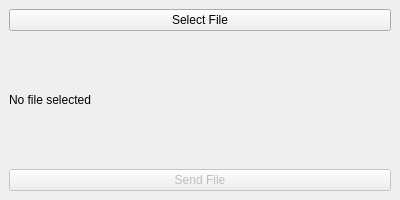
<?xml version="1.0" encoding="UTF-8"?>
<ui version="4.0">
 <class>MainWindow</class>
 <widget class="QMainWindow" name="MainWindow">
  <property name="windowTitle">
   <string>File Client</string>
  </property>
  <property name="geometry">
   <rect>
    <x>0</x>
    <y>0</y>
    <width>400</width>
    <height>200</height>
   </rect>
  </property>
  <widget class="QWidget" name="centralWidget">
   <layout class="QVBoxLayout" name="verticalLayout">
    <item>
     <widget class="QPushButton" name="selectButton">
      <property name="text">
       <string>Select File</string>
      </property>
     </widget>
    </item>
    <item>
     <widget class="QLabel" name="fileLabel">
      <property name="text">
       <string>No file selected</string>
      </property>
     </widget>
    </item>
    <item>
     <widget class="QPushButton" name="sendButton">
      <property name="text">
       <string>Send File</string>
      </property>
      <property name="enabled">
       <bool>false</bool>
      </property>
     </widget>
    </item>
   </layout>
  </widget>
 </widget>
 <resources/>
 <connections/>
</ui>
